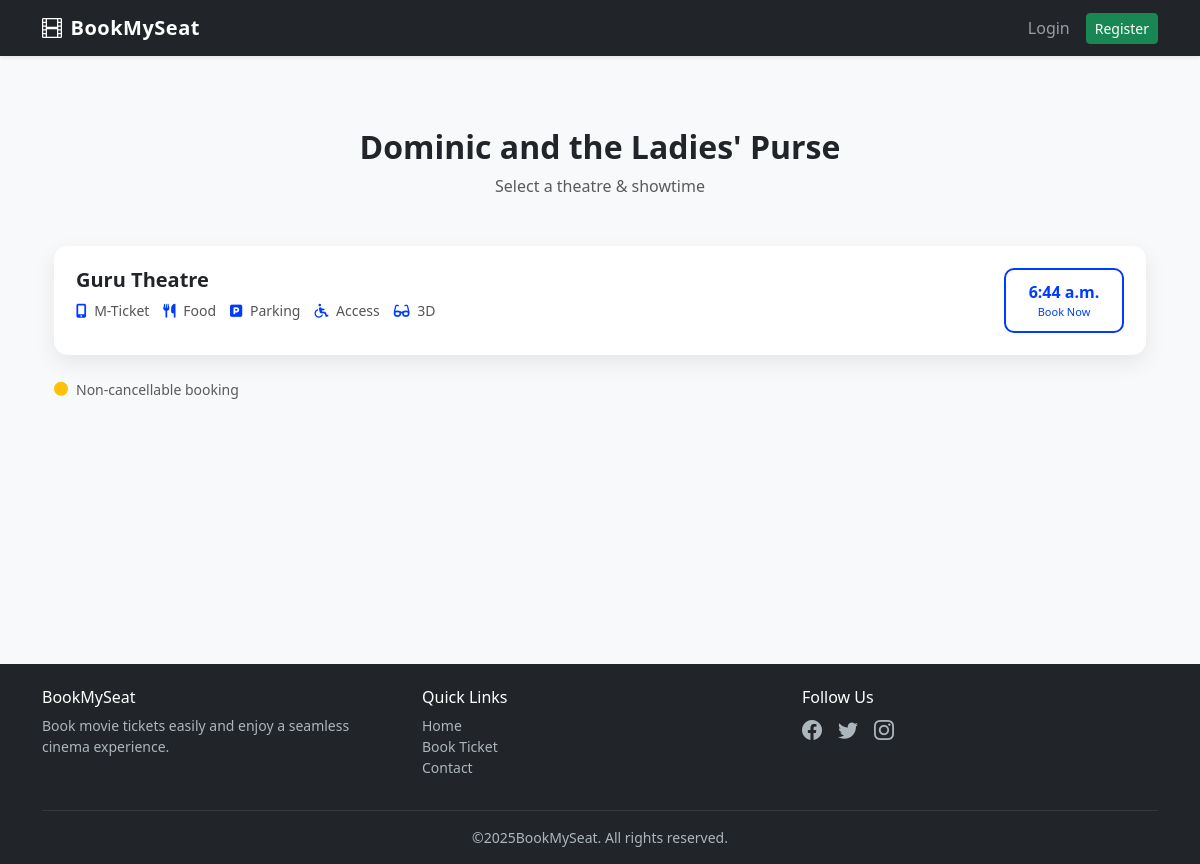
Page /movies/1/theaters/ on the committed database.
### movies/models.py (models this page shows, shortened)
class Movie(models.Model):
    name = models.CharField(max_length=100)
    image = models.ImageField(upload_to='movies/')
    rating = models.DecimalField(max_digits=3, decimal_places=1)
    cast = models.TextField()
    description = models.TextField()

class Theater(models.Model):
    name = models.CharField(max_length=225)
    movie = models.ForeignKey(Movie, on_delete=models.CASCADE,related_name='theaters')
    time = models.TimeField()

### movies/views.py (the view)
# urls.py: path('<int:movie_id>/theaters/', views.theater_list, name='theater_list'),
def theater_list(request, movie_id):
    movie = get_object_or_404(Movie, id=movie_id)
    theaters = Theater.objects.filter(movie=movie)
    return render(
        request,
        'movies/theater_list.html',
        {'movie': movie, 'theaters': theaters}
    )

### movies/templates/movies/theater_list.html (shortened to what this page needs)
{% extends "users/base.html" %}
{% block content %}
<div class="container py-5">
  <div class="text-center mb-5">
    <h2 class="fw-bold">{{ movie.name }}</h2>
    <p class="text-muted">Select a theatre & showtime</p>
  </div>
  {% if theaters %}
    {% for theater in theaters %}
    <div class="theatre-card mb-4">
      <div class="d-flex justify-content-between align-items-start flex-wrap">
        <div>
          <h5 class="fw-semibold mb-2">
            {{ theater.name }} Theatre
          </h5>
          <div class="theatre-icons">
            <span><i class="fas fa-mobile-alt"></i> M-Ticket</span>
            <span><i class="fas fa-utensils"></i> Food</span>
            <span><i class="fas fa-parking"></i> Parking</span>
            <span><i class="fas fa-wheelchair"></i> Access</span>
            <span><i class="fas fa-glasses"></i> 3D</span>
          </div>
        </div>
        <div class="text-end mt-3 mt-md-0">
          <a href="{% url 'book_seats' theater.id %}" class="time-btn">
            {{ theater.time }}
            <small>Book Now</small>
          </a>
        </div>
      </div>
    </div>
    {% endfor %}
  {% else %}
    <div class="text-center text-muted mt-5">
      <p>No theatres available for this movie.</p>
    </div>
  {% endif %}
  <div class="mt-4 text-muted small d-flex align-items-center gap-2">
    <i class="fas fa-circle text-warning"></i>
    Non-cancellable booking
  </div>
</div>
<link rel="stylesheet" href="https://cdnjs.cloudflare.com/ajax/libs/font-awesome/6.5.0/css/all.min.css">
{% endblock %}

### users/templates/users/base.html (style rules this page uses)
body { background-color: #f8f9fa; }

### movies/templates/movies/theater_list.html (style rules this page uses)
:root { --primary-blue: #003cff; }
.theatre-card { background: #fff; border-radius: 14px; padding: 22px; box-shadow: 0 8px 22px rgba(0,0,0,.08); transition: all .25s ease; }
.theatre-icons { display: flex; flex-wrap: wrap; gap: 14px; font-size: 14px; color: #555; }
.theatre-icons i { color: var(--primary-blue); margin-right: 4px; }
.time-btn { display: inline-block; border: 2px solid var(--primary-blue); border-radius: 10px; padding: 10px 16px; text-align: center; color: var(--primary-blue); text-decoration: none; font-weight: 600; transition: all .25s ease; min-width: 120px; }
.time-btn small { display: block; font-size: 11px; font-weight: normal; }

### rows in the picture
Movie: name "Dominic and the Ladies' Purse"
Theater: name "Guru", time "6:44 a.m."
